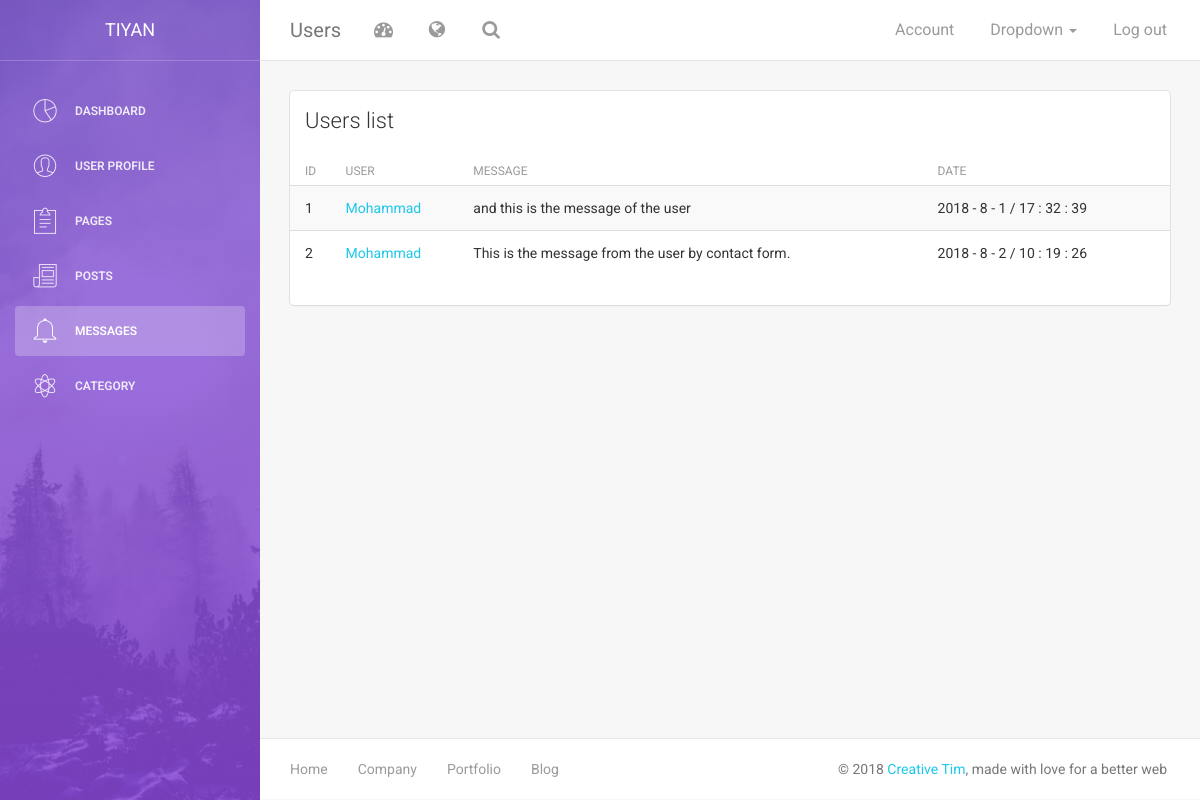
/message.php, run on the app's committed database.
### tables this page shows
CREATE TABLE IF NOT EXISTS `contact` (
  `con_id` int(11) NOT NULL AUTO_INCREMENT,
  `user_id` int(11) DEFAULT NULL,
  `message` varchar(255) DEFAULT NULL,
  `date` varchar(64) DEFAULT NULL,
  PRIMARY KEY (`con_id`),
  KEY `user_id` (`user_id`)
);

CREATE TABLE IF NOT EXISTS `usertable` (
  `user_id` int(11) NOT NULL AUTO_INCREMENT,
  `name` varchar(32) DEFAULT NULL,
  `last_name` varchar(32) DEFAULT NULL,
  `job_title` varchar(32) DEFAULT NULL,
  `username` varchar(40) DEFAULT NULL,
  `password` varchar(32) DEFAULT NULL,
  `re_pass` varchar(120) NOT NULL,
  `email` varchar(32) DEFAULT NULL,
  `profile_pic` varchar(40) DEFAULT NULL,
  `status` tinyint(1) DEFAULT NULL,
  `login_type` tinyint(1) DEFAULT NULL,
  PRIMARY KEY (`user_id`)
);

### message.php (the view, shortened to what this page needs)
<?php
$con = include("phpAssets/connect.php");
$query = "SELECT * FROM contact INNER JOIN usertable ON contact.user_id=usertable.user_id";
$res = mysqli_query($connect,$query);
$fetch = mysqli_fetch_assoc($res);
?>
<!doctype html>
<html lang="en">
<head>
    <link href="assets/css/bootstrap.min.css" rel="stylesheet" />
    <link href="assets/css/animate.min.css" rel="stylesheet"/>
    <link href="assets/css/light-bootstrap-dashboard.css?v=1.4.0" rel="stylesheet"/>
    <link href="assets/css/demo.css" rel="stylesheet" />
    <link href="http://maxcdn.bootstrapcdn.com/font-awesome/4.2.0/css/font-awesome.min.css" rel="stylesheet">
    <link href="assets/css/pe-icon-7-stroke.css" rel="stylesheet" />
</head>
<body>
<div class="wrapper">
	<?php $active= basename($_SERVER['PHP_SELF'],".php"); include('phpAssets/sidebar.php');?>
    <div class="main-panel">
		<?php $head ='Users'; include('phpAssets/header.php');?>
        <div class="content">
            <div class="container-fluid">
                <div class="row">
                    <div class="col-md-12">
                        <div class="card">
                            <div class="header">
                                <h4 class="title">Users list</h4>
                            </div>
                            <div class="content table-responsive table-full-width">
                                <table class="table table-hover table-striped">
                                    <thead>
                                        <th>ID</th>
                                    	<th>user</th>
                                    	<th>message</th>
                                    	<th>date</th>
                                    </thead>
                                    <tbody>
										<?php
											do{
												$id = $fetch['con_id'];
												$name = $fetch['name'];
												$user = $fetch['user_id'];
												$ms = $fetch['message'];
												$date = $fetch['date'];
											echo "<tr>
													<td>$id</td>
													<td><a href='user.php?user=$user'>$name</a></td>
													<td>$ms</td>
													<td>$date</td>
												</tr>";
											}while($fetch = mysqli_fetch_assoc($res));
										?>
                                    </tbody>
                                </table>
                            </div>
                        </div>
                    </div>
                </div>
            </div>
        </div>
			<?php include('phpAssets/footer.php');?>
    </div>
</div>
</body>
</html>

### data on the page
contact: con_id "1", user.name "Mohammad", message "and this is the message of the user", date "2018 - 8 - 1 / 17 : 32 : 39"
contact: con_id "2", user.name "Mohammad", message "This is the message from the user by contact form.", date "2018 - 8 - 2 / 10 : 19 : 26"

### other printed values
$head "Users"
